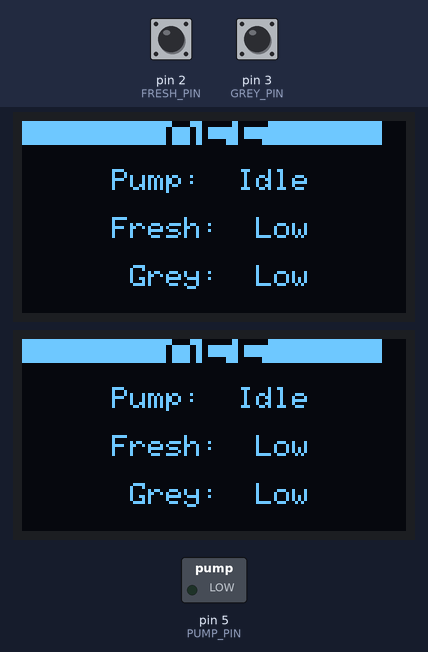
The sketch below on a simulated Arduino Uno, built with avr-gcc and run on an emulated ATmega328P. On the bench: 2 × 128×64 one-colour display, switched loads named in the sketch (green lamp = pin HIGH). The test bench sets the inputs (shaded band); at power-on: pin 2 (FRESH_PIN) HIGH, pin 3 (GREY_PIN) HIGH.

Above: at 1.3 s.
1.4 s: pin 2 (FRESH_PIN) pulled LOW for 0.15 s
At 1.59 s:
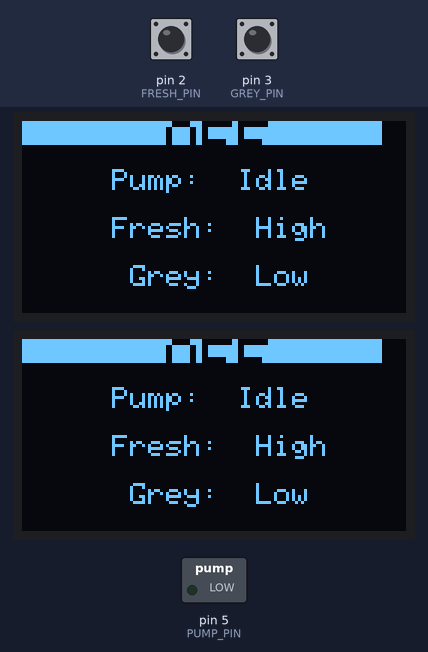
3.1 s: pin 3 (GREY_PIN) pulled LOW for 1 s
At 3.9 s:
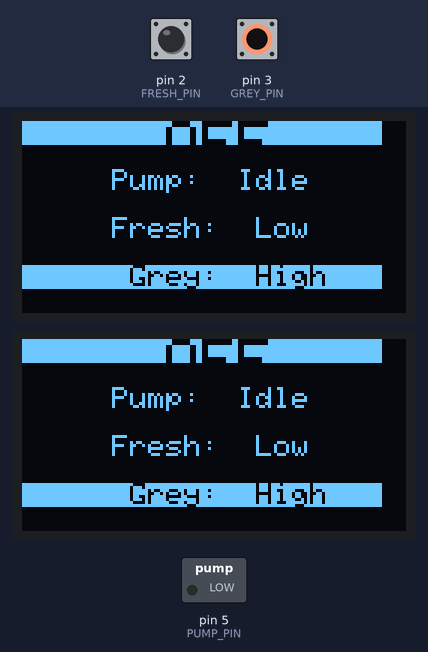
5.7 s: pin 2 (FRESH_PIN) pulled LOW for 1 s
At 6.1 s:
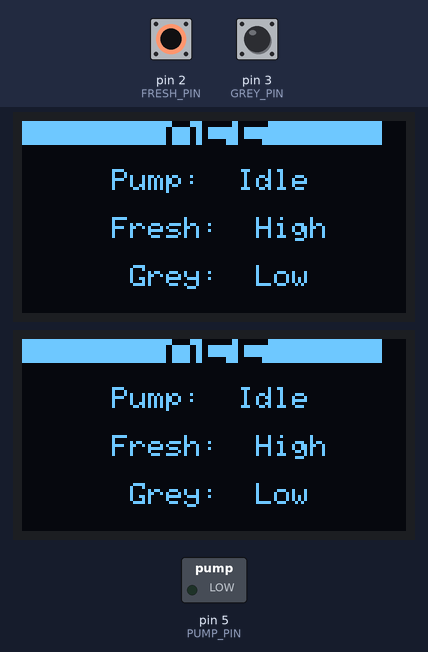
8.3 s: pin 2 (FRESH_PIN) pulled LOW for 3.2 s
13.1 s: pin 3 (GREY_PIN) pulled LOW for 3.2 s
At 14.1 s:
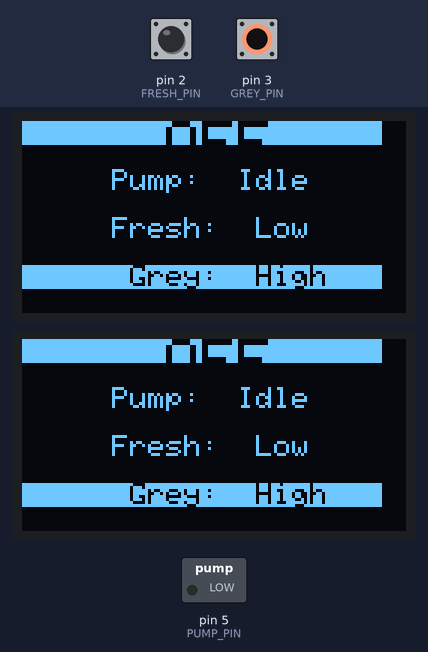
17.9 s: pin 2 (FRESH_PIN) driven LOW and pin 3 (GREY_PIN) driven LOW
At 18.6 s:
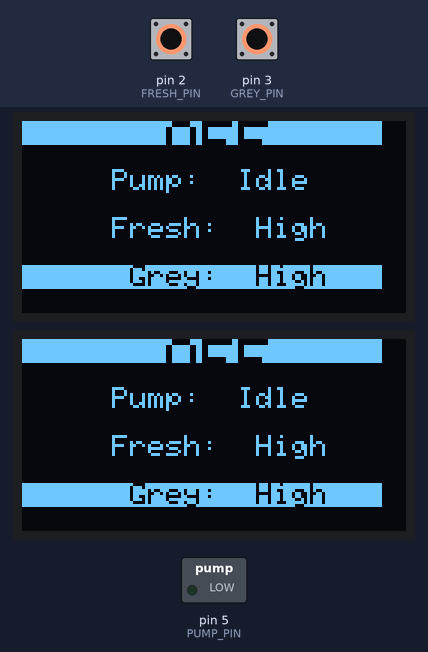
Timing chart, 0 to 20.6 s (numbered marks = the images above; inputs shaded):
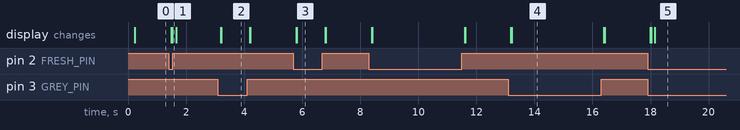

The sketch:

RO_Control_w_OLED.ino
```cpp
#include <SPI.h>
#include <Wire.h>
#include <Adafruit_GFX.h>
#include <Adafruit_SSD1306.h>

#define OLED_RESET 4
Adafruit_SSD1306 display1(OLED_RESET);
Adafruit_SSD1306 display2(OLED_RESET);

#if (SSD1306_LCDHEIGHT != 64)
#error("Height incorrect, please fix Adafruit_SSD1306.h!");
#endif

const char disp_lines[][11]= { "", "      Pump", "     Fresh", "      Grey" };
const char state_opts[][4][12] = {
  { "Enable RO ", " Force RO ", "    OFF   " },
  { " Idle   ", " On     ", " Force  " },
  { " Low    ", " High   " } };

unsigned int cur_state[4] = { 2, 0, 0, 0 };

#define FRESH_PIN 2
#define  GREY_PIN 3
#define    SW_PIN 4
#define  PUMP_PIN 5

bool disp_update=1;

int i=0;
int so=0;
long lastDebounceTime=0;
long debounceDelay=50;
long enactSelectionDelay=3000;
long lastSwitchTime=0;

bool last_sw_state=1;
bool sw_need_update=1;
bool force_pump=1;

void setup()   {
  Serial.begin(9600);

  pinMode(PUMP_PIN, OUTPUT);
  pinMode(SW_PIN, INPUT_PULLUP);
  pinMode(FRESH_PIN, INPUT_PULLUP);
  pinMode(GREY_PIN, INPUT_PULLUP);

  // by default, we'll generate the high voltage from the 3.3v line internally! (neat!)
  display1.begin(SSD1306_SWITCHCAPVCC, 0x3C);  // initialize with the I2C addr 0x3D (for the 128x64)
  display2.begin(SSD1306_SWITCHCAPVCC, 0x3D);  // initialize with the I2C addr 0x3D (for the 128x64)
  // init done

  // Clear the buffer.
  display1.clearDisplay();
  display2.clearDisplay();
  display1.display();
  display2.display();
}

void loop() {
  checkSW();
  checkFloat(FRESH_PIN);
  checkFloat(GREY_PIN);

  if(lastSwitchTime!=0 && millis()-lastSwitchTime>enactSelectionDelay || force_pump) {
    setPump();
    lastSwitchTime=0;
    force_pump=0;
  }
  if(disp_update==1) {
    //updateSerial();
    updateDisplay();
  }
  disp_update=0;
}

void checkSW() {
  int reading = digitalRead(SW_PIN);
  if (reading != last_sw_state && !sw_need_update) {
    lastDebounceTime = millis();
    sw_need_update=1;
  }

  if((millis() - lastDebounceTime) > debounceDelay && sw_need_update) {
    if(reading==LOW) {
      disp_update=1;
      cur_state[0]++;
      if(cur_state[0]>2)
        cur_state[0]=0;
      lastSwitchTime=millis();
    }
    sw_need_update=0;
  }
  last_sw_state=reading;
}

void checkFloat(int floatID) {
  int lastState=cur_state[floatID];
  cur_state[floatID] = !digitalRead(floatID);
  if(cur_state[floatID]!=lastState) {
    disp_update=1;
    force_pump=1;
  }
}

void setPump() {
  int lastState=cur_state[1];
  cur_state[1]=0;
  if(cur_state[0]<2) {
    if(cur_state[0]==1) {
      cur_state[1]=2;
    } else {
      if(cur_state[2]==cur_state[3] && cur_state[3]==0)
        cur_state[1]=1;
    }
  }
  if(lastState!=cur_state[1]) {
    digitalWrite(PUMP_PIN, cur_state[1]);
    disp_update=1;
  }
}
void updateDisplay() {
  char outputbuffer[14];

  display1.clearDisplay();
  display2.clearDisplay();
  display1.setCursor(0,0);
  display2.setCursor(0,0);

  for(int i=0;i<4;i++) {
    if(i==0) {
      display1.setTextSize(2);
      display2.setTextSize(2);
      sprintf(outputbuffer,"%s",state_opts[i][cur_state[i]]);
    } else {
      display1.setTextSize(1);
      display2.setTextSize(1);
      int so=i;
      if(i==3)
        so=2;
      sprintf(outputbuffer,"%s: %s\n",disp_lines[i],state_opts[so][cur_state[i]]);
    }
    if((cur_state[i]>0 && (i==0 || i==GREY_PIN || (i==FRESH_PIN && cur_state[1]>1))) || (cur_state[i]>1 && i==1)) {
      display1.setTextColor(BLACK,WHITE);
      display2.setTextColor(BLACK,WHITE);
    } else {
      display1.setTextColor(WHITE,BLACK);
      display2.setTextColor(WHITE,BLACK);
    }
    display1.print(outputbuffer);
    display2.print(outputbuffer);
    display1.setTextColor(WHITE,BLACK);
    display2.setTextColor(WHITE,BLACK);
    display1.setTextSize(1);
    display2.setTextSize(1);
    display1.print("                     ");
    display2.print("                     ");

  }
  display1.display();
  display2.display();
}

void updateSerial() {
  char outputbuffer[14];

  for(int i=0;i<4;i++) {
    if(i==0) {
      sprintf(outputbuffer,"2: %d, %s",cur_state[i],state_opts[i][cur_state[i]]);
    } else {
      int so=i;
      if(i==3) {
        so=2;
      }
      sprintf(outputbuffer,"1: %d, %s: %s",cur_state[i],disp_lines[i],state_opts[so][cur_state[i]]);
    }
    Serial.println(outputbuffer);
    Serial.println("                 ");
  }
}
```

Measured:
- after the input at 1.4 s, the display: first changes after 0.09 s (image 1 shows a later state)
- after the input at 3.1 s, the display: first changes after 0.09 s (image 2 shows a later state)
- after the input at 5.7 s, the display: first changes after 0.09 s (image 3 shows a later state)
- after the input at 13.1 s, the display: first changes after 0.09 s (image 4 shows a later state)
- after the input at 17.9 s, the display: first changes after 0.09 s (image 5 shows a later state)
